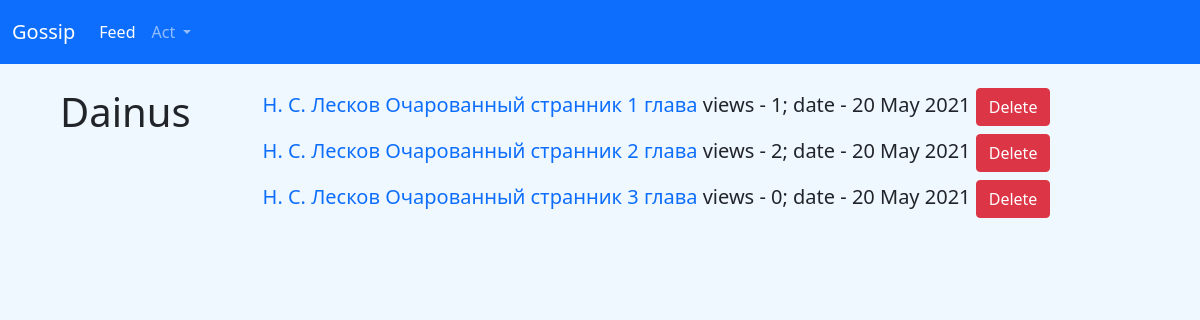
The app's page /user/1 (signed in), older data.
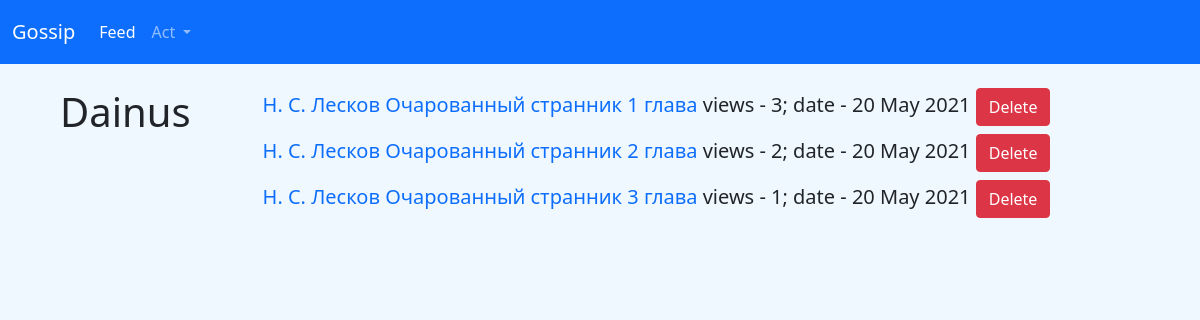
The same page, newer data.
### data/user.py (models this page shows, shortened)
class User(SqlAlchemyBase, UserMixin, SerializerMixin):
    __tablename__ = 'users'
    id = sa.Column(sa.Integer, primary_key=True, autoincrement=True)
    nickname = sa.Column(sa.String, nullable=True)
    hashed_password = sa.Column(sa.String, nullable=True)
    created_date = sa.Column(sa.DateTime, default=datetime.datetime.now())
    subs = sa.Column(sa.String, default='1')
    news = orm.relation("News", back_populates='user')

### data/new.py (models this page shows)
class News(SqlAlchemyBase, UserMixin, SerializerMixin):
    __tablename__ = 'news'
    id = sa.Column(sa.Integer, primary_key=True, autoincrement=True)
    title = sa.Column(sa.String, nullable=True)
    content = sa.Column(sa.String, nullable=True)
    date = datetime.date.today().ctime().split()
    date = date[2] + ' ' + date[1] + ' ' + date[-1]
    created_date = sa.Column(sa.String, default=date)
    views = sa.Column(sa.Integer, default=0)
    user_id = sa.Column(sa.Integer, sa.ForeignKey("users.id"))
    user = orm.relation('User')

### get_user.py (the view)
@get_user_blueprint.route('/user/<int:id>', methods=['GET', 'POST'])
def get_user(id):
    ses = db_session.create_sessin()
    user = ses.query(User).get(id)
    if request.method == 'POST':
        cur_user = ses.query(User).get(current_user.id)
        if str(id) in current_user.subs:
            print(4)
            subs = current_user.subs.split(',')
            del subs[subs.index(str(id))]
            cur_user.subs = ','.join(subs)
        else:
            if cur_user.subs == '':
                cur_user.subs = str(id)
            else:
                cur_user.subs += ',' + str(id)
        ses.commit()
        return redirect(f'/user/{id}')
    elif request.method == 'GET':
        news = user.news
        is_user = str(id) in current_user.subs
        return render_template('get_user.html', news=news, user=user.nickname, title=user.nickname, id=id, is_user=is_user)

### app.py (called while the page is built)
@login_man.user_loader
def loader_user(user_id):
    ses = db_session.create_sessin()
    return ses.query(User).get(user_id)

### data/db_session.py (called while the page is built)
def create_sessin() -> Session:
    global __factory
    return __factory()

### templates/get_user.html (shortened to what this page needs)
{% extends 'base.html' %}
{% block content %}
<div class="parent">
        <div class="child"><h1>{{ user }}</h1></div>
        <div class="child">
            {% for new in news %}
            <h5>
                <a href="/new/{{ new.id }}">{{ new.title }}</a> views - {{ new.views }}; date - {{new.created_date}}
                {% if current_user.id == id or current_user.id == 1 %}
                <a href="/user/{{ id }}/delete/{{ new.id }}" class="btn btn-danger">Delete</a>
                {% endif %}
            </h5>
            {% endfor %}
        </div>
    </div>
{% endblock %}

### templates/base.html (shortened to what this page needs)
<!DOCTYPE html>
<html lang="en">
<head>
    <link href="https://cdn.jsdelivr.net/npm/bootstrap@5.0.0-beta3/dist/css/bootstrap.min.css" rel="stylesheet">
    <link rel="stylesheet" type="text/css" href="{{url_for('static', filename='css/style.css')}}" />
</head>
<body>
<nav class="navbar navbar-expand-lg navbar-dark bg-primary" id="navbar">
  <div class="container-fluid">
    <a class="navbar-brand" href="/main">Gossip</a>
    {% if current_user.is_authenticated %}
    <div class="collapse navbar-collapse" id="navbarSupportedContent">
      <ul class="navbar-nav me-auto mb-2 mb-lg-0">
        <li class="nav_item">
          <a class="nav-link active" aria-current="page" href="/news_feed/{{ current_user.id }}">Feed</a>
        </li>
        <li class="nav-item dropdown">
          <a class="nav-link dropdown-toggle" href="#" id="navbarDropdown" role="button" data-bs-toggle="dropdown" aria-expanded="false">
            Act
          </a>
        </li>
      </ul>
    </div>
    {% endif %}
  </div>
</nav>
{% block content %}
{% endblock %}
</body>
</html>

### static/css/style.css (style rules this page uses)
#navbar { height:8vh; }
body { background: #F0F8FF; }
a { text-decoration: none; }

### templates/base.html (style rules this page uses)
nav { margin-bottom: 2%; }

### templates/get_user.html (style rules this page uses)
.parent> div { float: left; margin-right: 1%; }
.child:last-child { margin-left: 5%; }
.child:first-child { margin-left: 5%; }

Row changes from the older to the newer data that the page shows:
changed News "Н. С. Лесков Очарованный странник 1 глава": views "1" → "3"
changed News "Н. С. Лесков Очарованный странник 3 глава": views "0" → "1"
